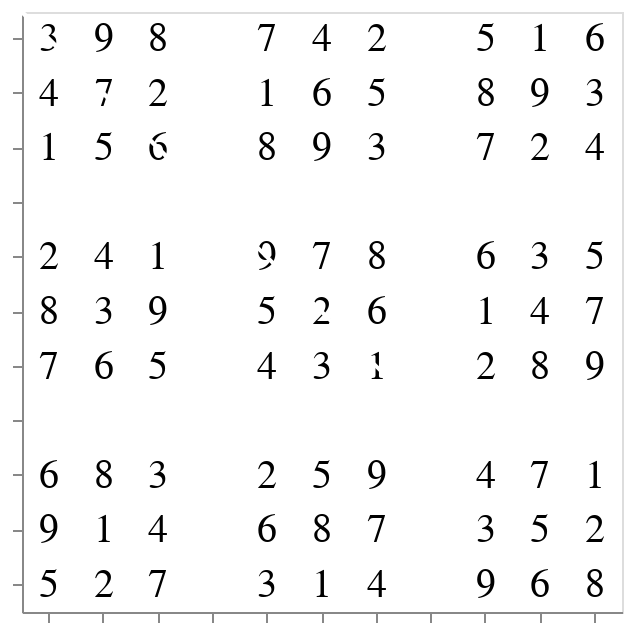

Notebook code cell kept with this figure:
### Code cell
# Create visualization of the solved sodoku matrix
df = matrix_to_dataframe(sudoku_matrix)

chart = alt.Chart(df).mark_text(size=20).encode(
    x=alt.X('col:O', axis=alt.Axis(title=None, labels=False)),
    y=alt.Y('row:O', axis=alt.Axis(title=None, labels=False)),
    text='value:N',
    color=alt.condition(
        alt.datum.value == 0, 
        alt.value('lightgray'),  
        alt.value('black')      
    )
).properties(
    width=300,
    height=300
)

rules = alt.Chart(pd.DataFrame({'position': [3.5, 6.5]})).mark_rule(color='white', strokeWidth=2).encode(
    x='position:O', 
    y='position:O' 
)


chart = chart + rules
chart

### Figure 1 — Vega-Lite specification as saved in the notebook (floating-point values rounded to 4 significant figures)
{"config": {"view": {"continuousWidth": 300, "continuousHeight": 300}}, "layer": [{"data": {"name": "data-ba3b0414c869bfc795d8ce1fa51b9043"}, "mark": {"type": "text", "size": 20}, "encoding": {"color": {"condition": {"test": "(datum.value === 0)", "value": "lightgray"}, "value": "black"}, "text": {"field": "value", "type": "nominal"}, "x": {"axis": {"labels": false, "title": null}, "field": "col", "type": "ordinal"}, "y": {"axis": {"labels": false, "title": null}, "field": "row", "type": "ordinal"}}}, {"data": {"name": "data-db4d08b843c44c9717cdb1368a6d1061"}, "mark": {"type": "rule", "color": "white", "strokeWidth": 2}, "encoding": {"x": {"field": "position", "type": "ordinal"}, "y": {"field": "position", "type": "ordinal"}}}], "height": 300, "width": 300, "$schema": "https://vega.github.io/schema/vega-lite/v5.16.3.json", "datasets": {"data-ba3b0414c869bfc795d8ce1fa51b9043": [{"row": 1, "col": 1, "value": 3}, {"row": 1, "col": 2, "value": 9}, {"row": 1, "col": 3, "value": 8}, {"row": 1, "col": 4, "value": 7}, {"row": 1, "col": 5, "value": 4}, {"row": 1, "col": 6, "value": 2}, {"row": 1, "col": 7, "value": 5}, {"row": 1, "col": 8, "value": 1}, {"row": 1, "col": 9, "value": 6}, {"row": 2, "col": 1, "value": 4}, {"row": 2, "col": 2, "value": 7}, {"row": 2, "col": 3, "value": 2}, {"row": 2, "col": 4, "value": 1}, {"row": 2, "col": 5, "value": 6}, {"row": 2, "col": 6, "value": 5}, {"row": 2, "col": 7, "value": 8}, {"row": 2, "col": 8, "value": 9}, {"row": 2, "col": 9, "value": 3}, {"row": 3, "col": 1, "value": 1}, {"row": 3, "col": 2, "value": 5}, {"row": 3, "col": 3, "value": 6}, {"row": 3, "col": 4, "value": 8}, {"row": 3, "col": 5, "value": 9}, {"row": 3, "col": 6, "value": 3}, {"row": 3, "col": 7, "value": 7}, {"row": 3, "col": 8, "value": 2}, {"row": 3, "col": 9, "value": 4}, {"row": 4, "col": 1, "value": 2}, {"row": 4, "col": 2, "value": 4}, {"row": 4, "col": 3, "value": 1}, {"row": 4, "col": 4, "value": 9}, {"row": 4, "col": 5, "value": 7}, {"row": 4, "col": 6, "value": 8}, {"row": 4, "col": 7, "value": 6}, {"row": 4, "col": 8, "value": 3}, {"row": 4, "col": 9, "value": 5}, {"row": 5, "col": 1, "value": 8}, {"row": 5, "col": 2, "value": 3}, {"row": 5, "col": 3, "value": 9}, {"row": 5, "col": 4, "value": 5}, {"row": 5, "col": 5, "value": 2}, {"row": 5, "col": 6, "value": 6}, {"row": 5, "col": 7, "value": 1}, {"row": 5, "col": 8, "value": 4}, {"row": 5, "col": 9, "value": 7}, {"row": 6, "col": 1, "value": 7}, {"row": 6, "col": 2, "value": 6}, {"row": 6, "col": 3, "value": 5}, {"row": 6, "col": 4, "value": 4}, {"row": 6, "col": 5, "value": 3}, {"row": 6, "col": 6, "value": 1}, {"row": 6, "col": 7, "value": 2}, {"row": 6, "col": 8, "value": 8}, {"row": 6, "col": 9, "value": 9}, {"row": 7, "col": 1, "value": 6}, {"row": 7, "col": 2, "value": 8}, {"row": 7, "col": 3, "value": 3}, {"row": 7, "col": 4, "value": 2}, {"row": 7, "col": 5, "value": 5}, {"row": 7, "col": 6, "value": 9}, {"row": 7, "col": 7, "value": 4}, {"row": 7, "col": 8, "value": 7}, {"row": 7, "col": 9, "value": 1}, {"row": 8, "col": 1, "value": 9}, {"row": 8, "col": 2, "value": 1}, {"row": 8, "col": 3, "value": 4}, {"row": 8, "col": 4, "value": 6}, {"row": 8, "col": 5, "value": 8}, {"row": 8, "col": 6, "value": 7}, {"row": 8, "col": 7, "value": 3}, {"row": 8, "col": 8, "value": 5}, {"row": 8, "col": 9, "value": 2}, {"row": 9, "col": 1, "value": 5}, {"row": 9, "col": 2, "value": 2}, {"row": 9, "col": 3, "value": 7}, {"row": 9, "col": 4, "value": 3}, {"row": 9, "col": 5, "value": 1}, {"row": 9, "col": 6, "value": 4}, {"row": 9, "col": 7, "value": 9}, {"row": 9, "col": 8, "value": 6}, {"row": 9, "col": 9, "value": 8}], "data-db4d08b843c44c9717cdb1368a6d1061": [{"position": 3.5}, {"position": 6.5}]}}
